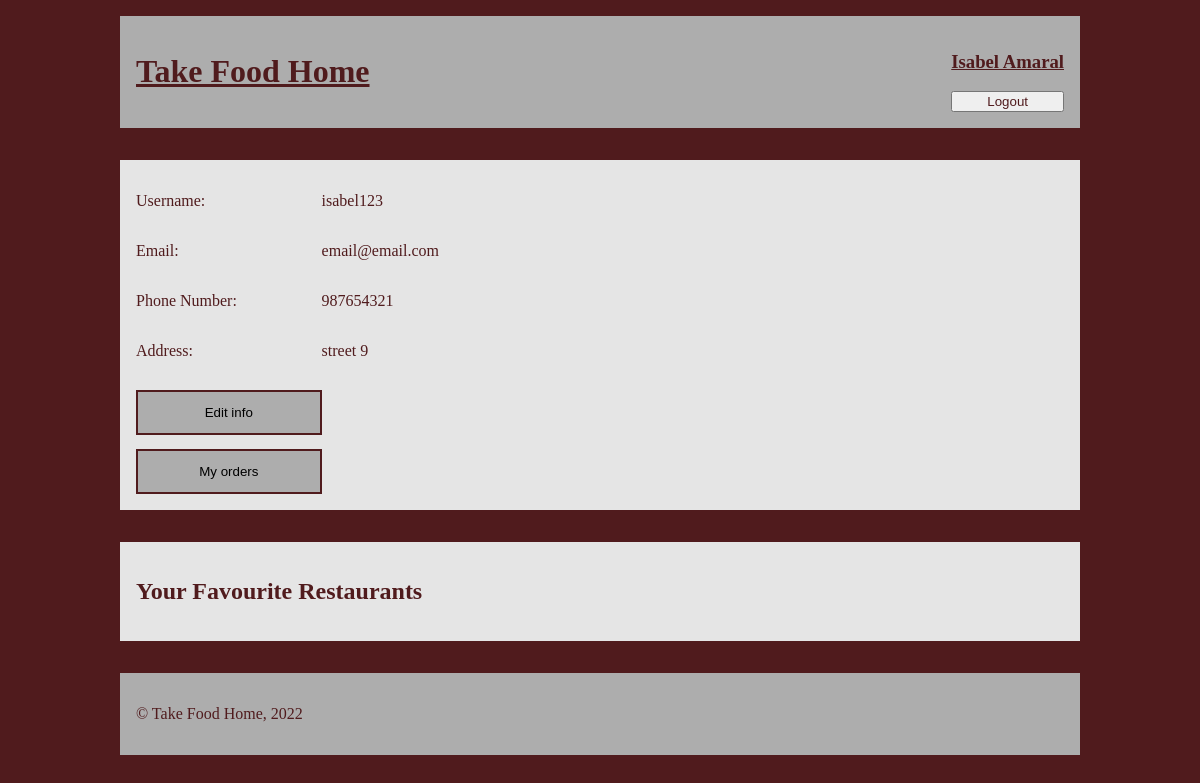
/user-info-page.php (signed in), run on the app's committed database.
### tables this page shows
CREATE TABLE User(
    userID          INTEGER PRIMARY KEY,
    username        VARCHAR(16) UNIQUE NOT NULL,
    password        VARCHAR(40) NOT NULL,
    name            VARCHAR(32) NOT NULL,
    email           TEXT NOT NULL,
    phoneNumber     CHAR(9) NOT NULL,
    address         TEXT NOT NULL,
    owner           BOOLEAN DEFAULT 0,
    courier         BOOLEAN DEFAULT 0
);

### user-info-page.php (called while the page is built, shortened)
<?php
    require_once('php/output-functions/user-info/draw-user-info.php');
    require_once('php/output-functions/draw-header.php');
    require_once('php/output-functions/draw-footer.php');
    outputUserInfo();
?>

### database/data-fetching/user.php (called while the page is built, shortened)
<?php
    function getUserbyID($db, $id) {
        $stmt = $db->prepare(
            'SELECT * FROM User
            WHERE userID = :id'
        );
        $stmt->bindParam(':id',$id);
        $stmt->execute();
        $user =$stmt->fetch();
        return $user;
    }
?>

### php/output-functions/user-info/draw-user-info.php (the view, shortened to what this page needs)
<?php
    function outputFavouriteRestaurants() {
        $favourites = getAllFavourites($db, $_SESSION['userID']); ?>
        <section id="favourite-restaurants">
            <article>
                <h2>Your Favourite Restaurants</h2>
            </article>
        </section>
    <?php
    }
        $restaurants = getRestaurantbyOwner($db, $_SESSION['userID']); ?>
    <?php
    function outputUserInfo(){
        require_once('database/db-connection.php');
        require_once('database/data-fetching/user.php');
        $db = getDatabaseConnection('database/restaurants.db');
        $user = getUserbyId($db,$_SESSION['userID']); ?>
        <main>
            <section id="userInfo">
                <p>Username:</p>
                <p> <?=$user['username']?></p>
                <p>Email:</p>
                <p> <?=$user['email']?></p>
                <p>Phone Number:</p>
                <p><?=$user['phoneNumber']?></p>
                <p>Address:</p>
                <p><?=$user['address']?></p>
                <button class="button" type="button" onclick="location.href='../user-info-edit-page.php'">Edit info</button>
                <button class="button" id="user-order-button" type="button" onclick="location.href='../user-orders-page.php'">My orders</button>
            </section>
            <?php
            outputFavouriteRestaurants();
            ?>
        </main>
   <?php
   }
?>

### css/style.css (style rules this page uses)
body { --main-color: #501B1D; --background-color: #E5E5E5; --secondary-color: #ADADAD; width: 60em; margin: 1em auto; background-color: var(--main-color); }
.button { background-color: var(--secondary-color); color: black; border: 2px solid var(--main-color); padding: 1em 0em; text-align: center; margin-top: 1em; min-width: 20%; max-height: 3.5em; }
p { word-break: normal; }
main { background-color: var(--main-color); color: var(--main-color); }
main article { background-color: var(--background-color); padding: 1em; margin: 2em 0em; width: auto; overflow: auto; word-break: break-all; }
#user-order-button { grid-column-start: 1; }
#userInfo { display: grid; grid-template-columns: 20% auto; background-color: var(--background-color); margin: 2em 0em; padding: 1em; }

### data on the page
user: username "isabel123", email "email@email.com", phoneNumber "987654321", address "street 9"

### other printed values
$_SESSION['name'] "Isabel Amaral"
